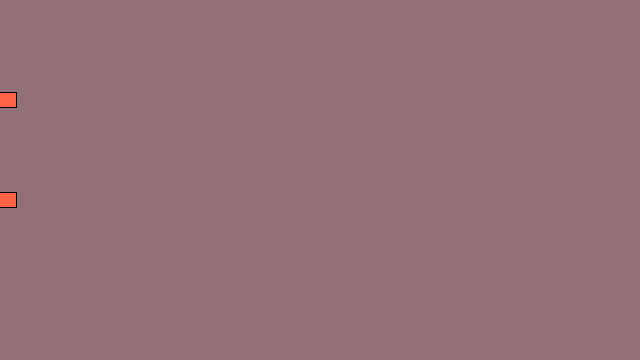
Frame 1 (no input)
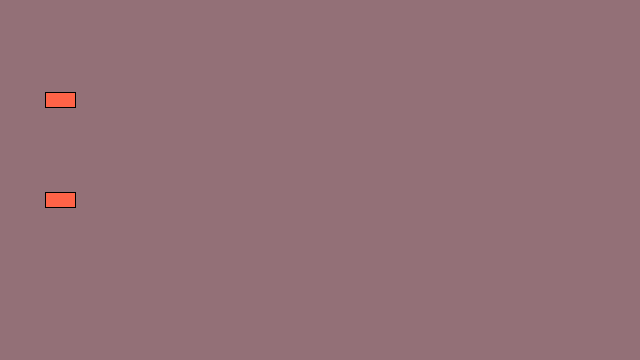
Frame 60 (the mouse pressed at the canvas centre just before this capture)
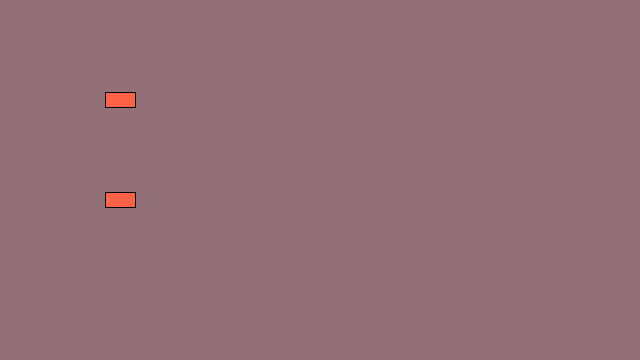
Frame 120 (the mouse held since frame 60 and released just before this capture)

The Processing sketch that drew these frames (run headless with seeded random() and noise(); from frame 60 on, the mouse is pressed at the canvas centre):

// Processing sketch: day15
// ── day15.pde
Car myCar1;
Car myCar2;  //2 objects (turn up for objects)

void setup() {
  size(640, 360);
  myCar1 = new Car(color (255, 99, 71), 0, 100, 1);
  myCar2 = new Car(color (255, 99, 71), 0, 200, 1);
}
void draw() {
  background(147, 112, 119);
  myCar1.move();
  myCar1.display();
  myCar2.move();
  myCar2.display();
}
// ── car.pde
class Car {
  color c;
  float xpos;
  float ypos;
  float xspeed;
  Car(color tempC, float tempXpos, float tempYpos, float tempXspeed) {
    //making car constructor with variables for input
    c = tempC;
    xpos = tempXpos;
    ypos = tempYpos;
    xspeed = tempXspeed;
  }
  void display() {
    stroke(0);
    fill(c);
    rectMode(CENTER);
    rect(xpos, ypos, 30, 15);
  }
  void move() {
    xpos = xpos + xspeed;
    if (xpos > width) {
      xpos = 0;
    }
  }
}
